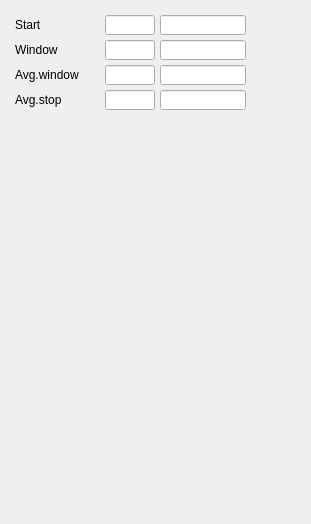
<?xml version="1.0" encoding="UTF-8"?>
<ui version="4.0">
 <class>spike_removal</class>
 <widget class="QMainWindow" name="spike_removal">
  <property name="geometry">
   <rect>
    <x>0</x>
    <y>0</y>
    <width>311</width>
    <height>524</height>
   </rect>
  </property>
  <property name="windowTitle">
   <string>Spike removal</string>
  </property>
  <property name="Title" stdset="0">
   <string>Spike removal &gt;&gt; $(BPM)</string>
  </property>
  <widget class="QWidget" name="centralwidget">
   <widget class="caImage" name="caimage">
    <property name="geometry">
     <rect>
      <x>5</x>
      <y>125</y>
      <width>300</width>
      <height>392</height>
     </rect>
    </property>
    <property name="filename" stdset="0">
     <string notr="true">images/sr.png</string>
    </property>
   </widget>
   <widget class="caLineEdit" name="calineedit_15">
    <property name="geometry">
     <rect>
      <x>160</x>
      <y>15</y>
      <width>86</width>
      <height>20</height>
     </rect>
    </property>
    <property name="font">
     <font>
      <family>Sans Serif</family>
      <pointsize>10</pointsize>
     </font>
    </property>
    <property name="alignment">
     <set>Qt::AlignCenter</set>
    </property>
    <property name="readOnly">
     <bool>true</bool>
    </property>
    <property name="channel" stdset="0">
     <string notr="true">$(BPM):tbt:sr:start_mon</string>
    </property>
    <property name="foreground">
     <color>
      <red>0</red>
      <green>0</green>
      <blue>0</blue>
     </color>
    </property>
    <property name="background">
     <color>
      <red>255</red>
      <green>255</green>
      <blue>255</blue>
     </color>
    </property>
    <property name="colorMode">
     <enum>caLineEdit::Static</enum>
    </property>
    <property name="frameLineWidth" stdset="0">
     <number>1</number>
    </property>
    <property name="fontScaleMode">
     <enum>caLineEdit::WidthAndHeight</enum>
    </property>
    <property name="unitsEnabled">
     <bool>true</bool>
    </property>
   </widget>
   <widget class="caTextEntry" name="bpmid">
    <property name="geometry">
     <rect>
      <x>105</x>
      <y>15</y>
      <width>50</width>
      <height>20</height>
     </rect>
    </property>
    <property name="font">
     <font>
      <family>FreeSans</family>
      <pointsize>8</pointsize>
     </font>
    </property>
    <property name="styleSheet">
     <string notr="true">caTextEntry,caLineEdit {background-color: rgba(255, 255, 127, 255); color: rgba(170, 0, 0, 255); border-radius: 1px;} caLineEdit {border: 0px; border-style:outset; padding: 0px 0px 0px 2px; border-color: rgba(0, 0, 0, 255) rgba(0, 0, 0, 255)  rgba(0, 0, 0, 255) rgba(0, 0, 0, 255);} caTextEntry { border: 2px; padding: 0px;} caTextEntry {border-style:inset; border-color: rgba(127, 127, 63, 255) rgba(255, 255, 255, 255)  rgba(255, 255, 255, 255) rgba(127, 127, 63, 255);} caTextEntry:focus {padding: 0px; border: 2px groove rgba(255, 0, 0, 255); border-radius: 1px;} </string>
    </property>
    <property name="cursorPosition">
     <number>0</number>
    </property>
    <property name="alignment">
     <set>Qt::AlignRight|Qt::AlignTrailing|Qt::AlignVCenter</set>
    </property>
    <property name="channel" stdset="0">
     <string notr="true">$(BPM):tbt:sr:start_sp</string>
    </property>
    <property name="foreground">
     <color>
      <red>170</red>
      <green>0</green>
      <blue>0</blue>
     </color>
    </property>
    <property name="background">
     <color>
      <red>255</red>
      <green>255</green>
      <blue>127</blue>
     </color>
    </property>
    <property name="colorMode">
     <enum>caLineEdit::Static</enum>
    </property>
    <property name="fontScaleMode">
     <enum>caLineEdit::WidthAndHeight</enum>
    </property>
   </widget>
   <widget class="QLabel" name="label_8">
    <property name="geometry">
     <rect>
      <x>15</x>
      <y>15</y>
      <width>86</width>
      <height>20</height>
     </rect>
    </property>
    <property name="font">
     <font>
      <pointsize>9</pointsize>
     </font>
    </property>
    <property name="text">
     <string>Start</string>
    </property>
   </widget>
   <widget class="caTextEntry" name="bpmid_2">
    <property name="geometry">
     <rect>
      <x>105</x>
      <y>40</y>
      <width>50</width>
      <height>20</height>
     </rect>
    </property>
    <property name="font">
     <font>
      <family>FreeSans</family>
      <pointsize>8</pointsize>
     </font>
    </property>
    <property name="styleSheet">
     <string notr="true">caTextEntry,caLineEdit {background-color: rgba(255, 255, 127, 255); color: rgba(170, 0, 0, 255); border-radius: 1px;} caLineEdit {border: 0px; border-style:outset; padding: 0px 0px 0px 2px; border-color: rgba(0, 0, 0, 255) rgba(0, 0, 0, 255)  rgba(0, 0, 0, 255) rgba(0, 0, 0, 255);} caTextEntry { border: 2px; padding: 0px;} caTextEntry {border-style:inset; border-color: rgba(127, 127, 63, 255) rgba(255, 255, 255, 255)  rgba(255, 255, 255, 255) rgba(127, 127, 63, 255);} caTextEntry:focus {padding: 0px; border: 2px groove rgba(255, 0, 0, 255); border-radius: 1px;} </string>
    </property>
    <property name="cursorPosition">
     <number>0</number>
    </property>
    <property name="alignment">
     <set>Qt::AlignRight|Qt::AlignTrailing|Qt::AlignVCenter</set>
    </property>
    <property name="channel" stdset="0">
     <string notr="true">$(BPM):tbt:sr:window_sp</string>
    </property>
    <property name="foreground">
     <color>
      <red>170</red>
      <green>0</green>
      <blue>0</blue>
     </color>
    </property>
    <property name="background">
     <color>
      <red>255</red>
      <green>255</green>
      <blue>127</blue>
     </color>
    </property>
    <property name="colorMode">
     <enum>caLineEdit::Static</enum>
    </property>
    <property name="fontScaleMode">
     <enum>caLineEdit::WidthAndHeight</enum>
    </property>
   </widget>
   <widget class="QLabel" name="label_9">
    <property name="geometry">
     <rect>
      <x>15</x>
      <y>40</y>
      <width>86</width>
      <height>20</height>
     </rect>
    </property>
    <property name="font">
     <font>
      <pointsize>9</pointsize>
     </font>
    </property>
    <property name="text">
     <string>Window</string>
    </property>
   </widget>
   <widget class="caLineEdit" name="calineedit_16">
    <property name="geometry">
     <rect>
      <x>160</x>
      <y>40</y>
      <width>86</width>
      <height>20</height>
     </rect>
    </property>
    <property name="font">
     <font>
      <family>Sans Serif</family>
      <pointsize>10</pointsize>
     </font>
    </property>
    <property name="alignment">
     <set>Qt::AlignCenter</set>
    </property>
    <property name="readOnly">
     <bool>true</bool>
    </property>
    <property name="channel" stdset="0">
     <string notr="true">$(BPM):tbt:sr:window_mon</string>
    </property>
    <property name="foreground">
     <color>
      <red>0</red>
      <green>0</green>
      <blue>0</blue>
     </color>
    </property>
    <property name="background">
     <color>
      <red>255</red>
      <green>255</green>
      <blue>255</blue>
     </color>
    </property>
    <property name="colorMode">
     <enum>caLineEdit::Static</enum>
    </property>
    <property name="frameLineWidth" stdset="0">
     <number>1</number>
    </property>
    <property name="fontScaleMode">
     <enum>caLineEdit::WidthAndHeight</enum>
    </property>
    <property name="unitsEnabled">
     <bool>true</bool>
    </property>
   </widget>
   <widget class="caLineEdit" name="calineedit_17">
    <property name="geometry">
     <rect>
      <x>160</x>
      <y>65</y>
      <width>86</width>
      <height>20</height>
     </rect>
    </property>
    <property name="font">
     <font>
      <family>Sans Serif</family>
      <pointsize>10</pointsize>
     </font>
    </property>
    <property name="alignment">
     <set>Qt::AlignCenter</set>
    </property>
    <property name="readOnly">
     <bool>true</bool>
    </property>
    <property name="channel" stdset="0">
     <string notr="true">$(BPM):tbt:sr:avg_window_mon</string>
    </property>
    <property name="foreground">
     <color>
      <red>0</red>
      <green>0</green>
      <blue>0</blue>
     </color>
    </property>
    <property name="background">
     <color>
      <red>255</red>
      <green>255</green>
      <blue>255</blue>
     </color>
    </property>
    <property name="colorMode">
     <enum>caLineEdit::Static</enum>
    </property>
    <property name="frameLineWidth" stdset="0">
     <number>1</number>
    </property>
    <property name="fontScaleMode">
     <enum>caLineEdit::WidthAndHeight</enum>
    </property>
    <property name="unitsEnabled">
     <bool>true</bool>
    </property>
   </widget>
   <widget class="QLabel" name="label_10">
    <property name="geometry">
     <rect>
      <x>15</x>
      <y>65</y>
      <width>86</width>
      <height>20</height>
     </rect>
    </property>
    <property name="font">
     <font>
      <pointsize>9</pointsize>
     </font>
    </property>
    <property name="text">
     <string>Avg.window</string>
    </property>
   </widget>
   <widget class="caTextEntry" name="bpmid_3">
    <property name="geometry">
     <rect>
      <x>105</x>
      <y>65</y>
      <width>50</width>
      <height>20</height>
     </rect>
    </property>
    <property name="font">
     <font>
      <family>FreeSans</family>
      <pointsize>8</pointsize>
     </font>
    </property>
    <property name="styleSheet">
     <string notr="true">caTextEntry,caLineEdit {background-color: rgba(255, 255, 127, 255); color: rgba(170, 0, 0, 255); border-radius: 1px;} caLineEdit {border: 0px; border-style:outset; padding: 0px 0px 0px 2px; border-color: rgba(0, 0, 0, 255) rgba(0, 0, 0, 255)  rgba(0, 0, 0, 255) rgba(0, 0, 0, 255);} caTextEntry { border: 2px; padding: 0px;} caTextEntry {border-style:inset; border-color: rgba(127, 127, 63, 255) rgba(255, 255, 255, 255)  rgba(255, 255, 255, 255) rgba(127, 127, 63, 255);} caTextEntry:focus {padding: 0px; border: 2px groove rgba(255, 0, 0, 255); border-radius: 1px;} </string>
    </property>
    <property name="cursorPosition">
     <number>0</number>
    </property>
    <property name="alignment">
     <set>Qt::AlignRight|Qt::AlignTrailing|Qt::AlignVCenter</set>
    </property>
    <property name="channel" stdset="0">
     <string notr="true">$(BPM):tbt:sr:avg_window_sp</string>
    </property>
    <property name="foreground">
     <color>
      <red>170</red>
      <green>0</green>
      <blue>0</blue>
     </color>
    </property>
    <property name="background">
     <color>
      <red>255</red>
      <green>255</green>
      <blue>127</blue>
     </color>
    </property>
    <property name="colorMode">
     <enum>caLineEdit::Static</enum>
    </property>
    <property name="fontScaleMode">
     <enum>caLineEdit::WidthAndHeight</enum>
    </property>
   </widget>
   <widget class="QLabel" name="label_11">
    <property name="geometry">
     <rect>
      <x>15</x>
      <y>90</y>
      <width>86</width>
      <height>20</height>
     </rect>
    </property>
    <property name="font">
     <font>
      <pointsize>9</pointsize>
     </font>
    </property>
    <property name="text">
     <string>Avg.stop</string>
    </property>
   </widget>
   <widget class="caTextEntry" name="bpmid_4">
    <property name="geometry">
     <rect>
      <x>105</x>
      <y>90</y>
      <width>50</width>
      <height>20</height>
     </rect>
    </property>
    <property name="font">
     <font>
      <family>FreeSans</family>
      <pointsize>8</pointsize>
     </font>
    </property>
    <property name="styleSheet">
     <string notr="true">caTextEntry,caLineEdit {background-color: rgba(255, 255, 127, 255); color: rgba(170, 0, 0, 255); border-radius: 1px;} caLineEdit {border: 0px; border-style:outset; padding: 0px 0px 0px 2px; border-color: rgba(0, 0, 0, 255) rgba(0, 0, 0, 255)  rgba(0, 0, 0, 255) rgba(0, 0, 0, 255);} caTextEntry { border: 2px; padding: 0px;} caTextEntry {border-style:inset; border-color: rgba(127, 127, 63, 255) rgba(255, 255, 255, 255)  rgba(255, 255, 255, 255) rgba(127, 127, 63, 255);} caTextEntry:focus {padding: 0px; border: 2px groove rgba(255, 0, 0, 255); border-radius: 1px;} </string>
    </property>
    <property name="cursorPosition">
     <number>0</number>
    </property>
    <property name="alignment">
     <set>Qt::AlignRight|Qt::AlignTrailing|Qt::AlignVCenter</set>
    </property>
    <property name="channel" stdset="0">
     <string notr="true">$(BPM):tbt:sr:avg_stop_sp</string>
    </property>
    <property name="foreground">
     <color>
      <red>170</red>
      <green>0</green>
      <blue>0</blue>
     </color>
    </property>
    <property name="background">
     <color>
      <red>255</red>
      <green>255</green>
      <blue>127</blue>
     </color>
    </property>
    <property name="colorMode">
     <enum>caLineEdit::Static</enum>
    </property>
    <property name="fontScaleMode">
     <enum>caLineEdit::WidthAndHeight</enum>
    </property>
   </widget>
   <widget class="caLineEdit" name="calineedit_18">
    <property name="geometry">
     <rect>
      <x>160</x>
      <y>90</y>
      <width>86</width>
      <height>20</height>
     </rect>
    </property>
    <property name="font">
     <font>
      <family>Sans Serif</family>
      <pointsize>10</pointsize>
     </font>
    </property>
    <property name="alignment">
     <set>Qt::AlignCenter</set>
    </property>
    <property name="readOnly">
     <bool>true</bool>
    </property>
    <property name="channel" stdset="0">
     <string notr="true">$(BPM):tbt:sr:avg_stop_mon</string>
    </property>
    <property name="foreground">
     <color>
      <red>0</red>
      <green>0</green>
      <blue>0</blue>
     </color>
    </property>
    <property name="background">
     <color>
      <red>255</red>
      <green>255</green>
      <blue>255</blue>
     </color>
    </property>
    <property name="colorMode">
     <enum>caLineEdit::Static</enum>
    </property>
    <property name="frameLineWidth" stdset="0">
     <number>1</number>
    </property>
    <property name="fontScaleMode">
     <enum>caLineEdit::WidthAndHeight</enum>
    </property>
    <property name="unitsEnabled">
     <bool>true</bool>
    </property>
   </widget>
  </widget>
 </widget>
 <customwidgets>
  <customwidget>
   <class>caTextEntry</class>
   <extends>caLineEdit</extends>
   <header>caTextEntry</header>
  </customwidget>
  <customwidget>
   <class>caImage</class>
   <extends>QWidget</extends>
   <header>caImage</header>
  </customwidget>
  <customwidget>
   <class>caLineEdit</class>
   <extends>QLineEdit</extends>
   <header>caLineEdit</header>
  </customwidget>
 </customwidgets>
 <resources>
  <include location="images/images.qrc"/>
 </resources>
 <connections/>
 <designerdata>
  <property name="gridDeltaX">
   <number>5</number>
  </property>
  <property name="gridDeltaY">
   <number>5</number>
  </property>
  <property name="gridSnapX">
   <bool>true</bool>
  </property>
  <property name="gridSnapY">
   <bool>true</bool>
  </property>
  <property name="gridVisible">
   <bool>true</bool>
  </property>
 </designerdata>
</ui>
